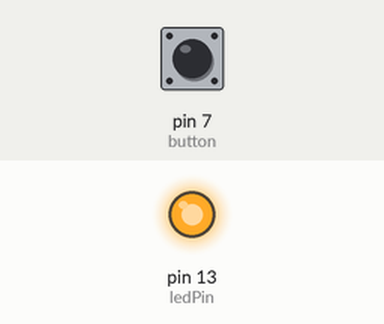
Simulated run of this sketch. Board: Arduino Uno, built with avr-gcc and run on an emulated ATmega328P. Shown: output pins drawn as LEDs (lit = HIGH). Inputs (shaded band) come from the test bench; at power-on: pin 7 (button) LOW.

Above: at 1.2 s.
1.3 s: pin 7 (button) pulled HIGH for 0.15 s
At 1.37 s:
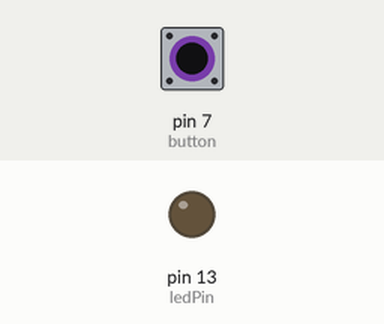
2.9 s: pin 7 (button) pulled HIGH for 3.2 s
At 7.0 s:
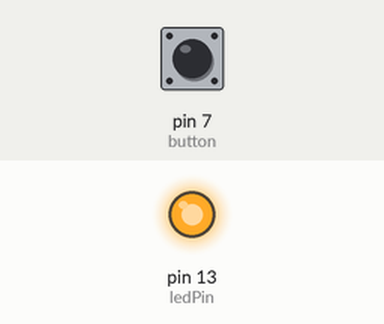
Timing chart, 0 to 8.5 s (numbered marks = the images above; inputs shaded):
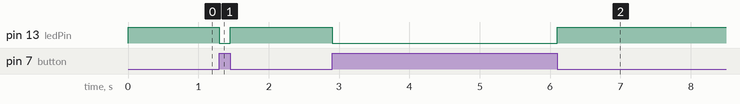

The sketch:

pushButton.ino
```cpp
int ledPin = 13; // choose the pin for the LED
int button = 7;   // choose the input pin (for a pushbutton)
int val = 0;     // variable for reading the pin status

void setup() {
  pinMode(ledPin, OUTPUT);  // declare LED as output
  pinMode(button, INPUT);    // declare pushbutton as input
}

void loop(){
  val = digitalRead(button);  // read input value
  if (val == HIGH) // check if the input is HIGH (button released)
  {
    digitalWrite(ledPin, LOW);  // turn LED OFF
  }
  else
  {
    digitalWrite(ledPin, HIGH);  // turn LED ON
  }
}
```

Measured:
- after the input at 1.3 s, pin 13 (ledPin): HIGH → LOW at once, → HIGH 0.15 s later
- after the input at 2.9 s, pin 13 (ledPin): HIGH → LOW at once, → HIGH 3.2 s later
